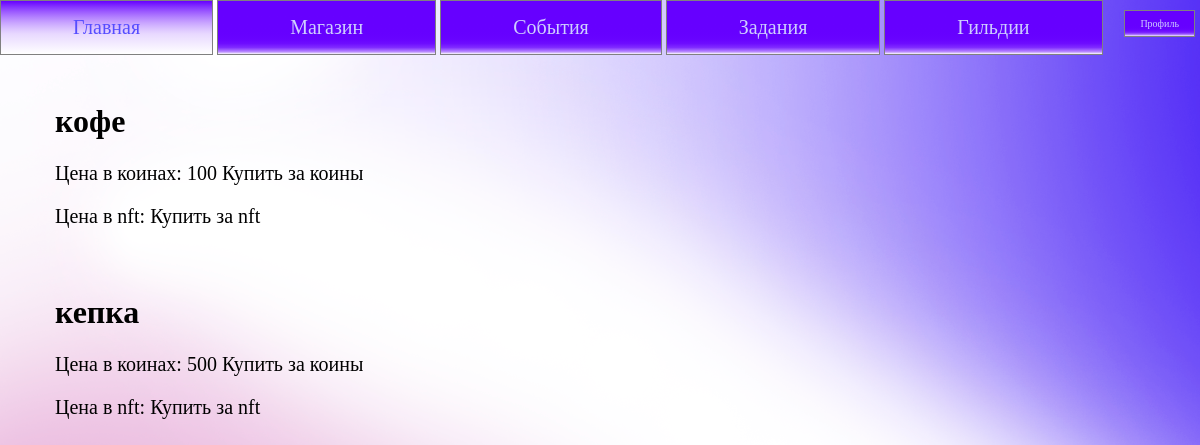
Screenshot of /goods/ (signed in) with the database file from the repository.
### vtb/models.py (models this page shows, shortened)
class Goods(models.Model):
    name = models.CharField(max_length=64)
    description = models.CharField(max_length=255)
    price = models.IntegerField()
    category = models.ForeignKey('Categories', on_delete=models.PROTECT, null=True)
    photo = models.ImageField(upload_to="photos/%Y/%m/%d/", null=True)
    class Meta:
        verbose_name = 'Товары'
        verbose_name_plural = 'Товары'

### vtb/views.py (the view)
# urls.py: path('goods/', Store.as_view(), name='goods'),
class Store(ListView):
    model = Goods
    template_name = 'vtb/store.html'
    context_object_name = 'goods'
    def get_context_data(self, *, object_list=None, **kwargs):
        context = super().get_context_data(**kwargs)
        context['menu'] = menu
        context['filter'] = Categories.objects.all()
        return context

### vtb/templates/vtb/store.html (shortened to what this page needs)
{% extends 'vtb/base.html' %}\
{% block content %}
<ul class="store">
    {% for g in goods %}
        <li class="store">
            <h1>{{g.name}}</h1>
            <p>Цена в коинах: {{g.price}} {% if request.user.is_authenticated %} <a href="{% url 'buying_coins' g.id user.id %}">Купить за коины</a> {% endif %} </p>
            <p>Цена в nft: {{g.price_nft}} {% if request.user.is_authenticated %} <a href="{% url 'buying_nft' g.id user.id %}">Купить за nft</a> {% endif %} </p>
        </li>
    {% endfor %}
</ul>
{% endblock %}

### vtb/static/vtb/css/style.css (style rules this page uses)
body { margin: 0px; background-image: url("../images/background.png"); }
p { font-family: "Times New Roman"; font-size: 20px; }
a { font-family: "Times New Roman"; text-decoration: none; color: black; }
ul { list-style: none; }
.store { position: center; }
ul li.store { padding: 10px; border: 2px; margin: 5px; }

### rows the page displays
Goods: name "кофе", price "100"
Goods: name "кепка", price "500"

### other values shown
{{ m.title }} "Главная" "Магазин" "События" "Задания" "Гильдии"
